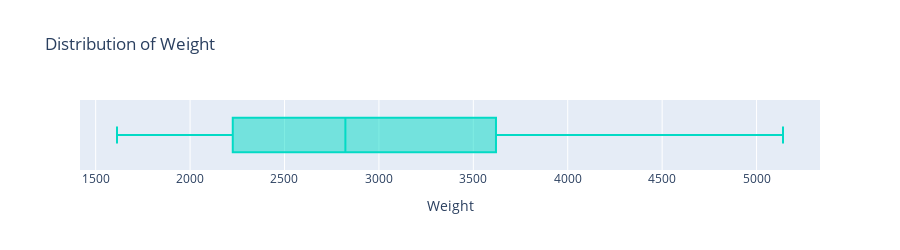

Write notebook code for a chart like this one.
### Code cell
fig_box = px.box(df, x='Weight', title='Distribution of Weight', height=250,
                         color_discrete_sequence=['#03DAC5'],
                         )
fig_box.show()

### Figure 1 — Plotly figure (JSON) as saved in the notebook; plotly's stock layout.template omitted (floating-point values rounded to 4 significant figures; data arrays with more than 128 entries replaced by an {"elided": "..."} marker saying what was removed)
{"data": [{"alignmentgroup": "True", "hovertemplate": "Weight=%{x}<extra></extra>", "legendgroup": "", "marker": {"color": "#03DAC5"}, "name": "", "notched": false, "offsetgroup": "", "orientation": "h", "showlegend": false, "type": "box", "x": {"elided": "406 int values"}, "x0": " ", "xaxis": "x", "y0": " ", "yaxis": "y"}], "layout": {"boxmode": "group", "height": 250, "legend": {"tracegroupgap": 0}, "title": {"text": "Distribution of Weight"}, "xaxis": {"anchor": "y", "domain": [0, 1], "title": {"text": "Weight"}}, "yaxis": {"anchor": "x", "domain": [0, 1]}}}
